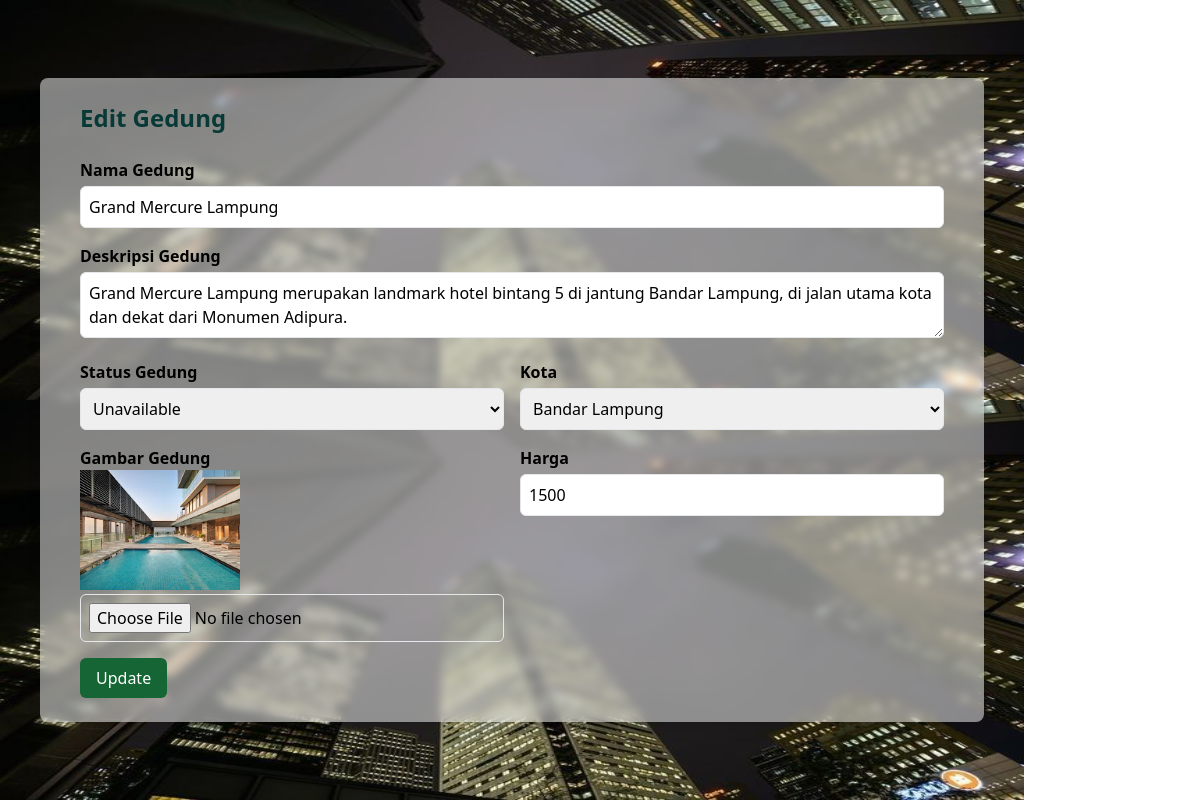
Screenshot of /src/edit_gedung.php?id=1 with the database file from the repository.
### tables this page shows
CREATE TABLE `daftar_gedung` (
  `id_gedung` int(11) NOT NULL,
  `nama_gedung` varchar(255) NOT NULL,
  `deskripsi_gedung` text NOT NULL,
  `status_gedung` enum('Available','Unavailable') NOT NULL,
  `gambar_gedung` text NOT NULL,
  `kota_gedung` varchar(255) NOT NULL,
  `harga_sewa` double NOT NULL
);

### src/edit_gedung.php (the view, shortened to what this page needs)
<?php
include 'koneksi.php';
$id = $_GET["id"];
$query = "SELECT * FROM daftar_gedung WHERE id_gedung='$id'";
$data = mysqli_query($koneksi, $query);
?>
<!DOCTYPE html>
<html lang="en">
<head>
    <link rel="stylesheet" href="output.css">
</head>
<body>
<section class="bgedit container h-svh flex justify-center items-center">
    <div class="mx-10 backdrop-blur-sm w-full relative z-10">
        <div class="w-full bg-white bg-opacity-50 px-10 py-6 rounded-lg shadow-lg">
            <h2 class="text-2xl font-bold mb-6 text-dla">Edit Gedung</h2>
            <?php while ($d = mysqli_fetch_array($data)): ?>
                <form method="post" class="space-y-4" enctype="multipart/form-data">
                    <div class="mb-4">
                        <label for="nama_gedung" class="block text-black font-semibold">Nama Gedung</label>
                        <input type="text" id="nama_gedung" name="nama_gedung" value="<?php echo $d['nama_gedung'] ?>"
                            class="mt-1 p-2 w-full border rounded-md" required>
                    </div>
                    <div class="mb-4">
                        <label for="deskripsi_gedung" class="block text-black font-semibold">Deskripsi Gedung</label>
                        <textarea id="deskripsi_gedung" name="deskripsi_gedung"
                            class="mt-1 p-2 w-full min-h-4 border rounded-md"
                            required><?php echo $d['deskripsi_gedung'] ?></textarea>
                    </div>
                    <div class="mb-4 flex space-x-4">
                        <div class="w-1/2">
                            <label for="status_gedung" class="block text-black font-semibold">Status Gedung</label>
                            <select id="status_gedung" name="status_gedung" class="mt-1 p-2 w-full border rounded-md" required>
                                <option value="Unavailable" <?php echo ($d['status_gedung'] == 'Unavailable') ? 'selected' : ''; ?>>Unavailable</option>
                            </select>
                        </div>
                        <div class="w-1/2">
                            <label for="kota" class="block text-black font-semibold">Kota</label>
                            <select id="kota" name="kota" class="mt-1 p-2 w-full border rounded-md" required>
                                <option value="Bandar Lampung" <?php echo ($d['kota_gedung'] == 'Bandar Lampung') ? 'selected' : ''; ?>>Bandar Lampung</option>
                            </select>
                        </div>
                    </div>
                    <div class="mb-4 flex space-x-4">
                        <div class="w-1/2">
                            <label for="gambar_gedung" class="block text-black font-semibold">Gambar Gedung</label>
                            <img class="w-40 h-30 object-cover flex" src="uploads/<?php echo $d['gambar_gedung']; ?>"
                                alt="<?php echo $d['nama_gedung']; ?>">
                            <input type="file" id="gambar_gedung" name="gambar_gedung" accept="image/*"
                                class="mt-1 p-2 w-full border rounded-md">
                        </div>
                        <div class="w-1/2">
                            <label for="harga" class="block text-black font-semibold">Harga</label>
                            <input type="number" id="harga" name="harga" value="<?php echo $d['harga_sewa'] ?>" class="mt-1 p-2 w-full border rounded-md" required>
                        </div>
                    </div>
                    <button type="submit" name="submit"
                        class="bg-green-800 text-white py-2 px-4 rounded-md hover:bg-green-900">Update</button>
                </form>
            <?php endwhile; ?>
        </div>
    </div>
</section>
</body>
</html>

### src/edit_gedung.php (style rules this page uses)
.bgedit { background-image: url(../public/asset/back.jpeg); background-repeat: round; object-fit: cover; }

### rows the page displays
daftar_gedung: nama_gedung "Grand Mercure Lampung", deskripsi_gedung "Grand Mercure Lampung merupakan landmark hotel bintang 5 di jantung Bandar Lampung, di jalan utama kota dan dekat dari Monumen Adipura.", status_gedung "Unavailable", kota "Bandar Lampung", gambar_gedung (picture), harga "1500"
